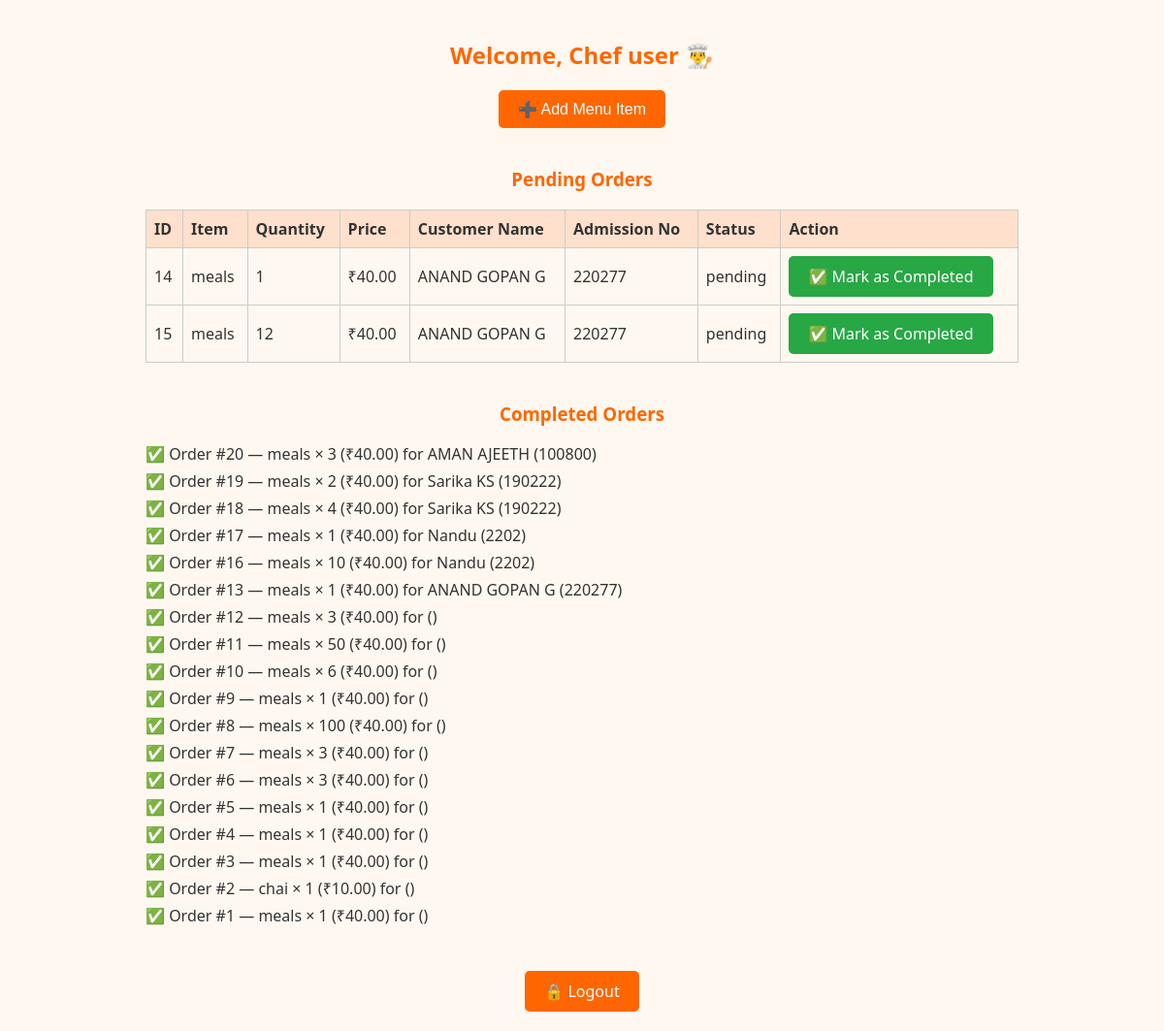
The page /chef/chefdashboard/ (signed in) on the database its author committed.
### chef/models.py (models this page shows, shortened)
class Order(models.Model):
    STATUS_CHOICES = (
        ('pending', 'Pending'),
        ('completed', 'Completed'),
    )
    student = models.ForeignKey(User, on_delete=models.CASCADE)
    menu_item = models.ForeignKey(MenuItem, on_delete=models.CASCADE)
    quantity = models.PositiveIntegerField(default=1)
    status = models.CharField(max_length=10, choices=STATUS_CHOICES, default='pending')
    timestamp = models.DateTimeField(auto_now_add=True)
    def __str__(self):
        return f'{self.menu_item.name} x {self.quantity} - {self.student.username}'

class MenuItem(models.Model):
    name = models.CharField(max_length=100)
    price = models.DecimalField(max_digits=6, decimal_places=2)

### users/models.py (models this page shows, shortened)
class UserProfile(models.Model):
    user = models.OneToOneField(User, on_delete=models.CASCADE)
    role = models.CharField(max_length=10, choices=ROLE_CHOICES)
    full_name = models.CharField(max_length=100, blank=True)
    admission_number = models.CharField(max_length=20, blank=True)

### chef/views.py (the view)
# urls.py: path('chefdashboard/',views.chef_queue,name="chef_dashboard_2"),
@login_required
def chef_queue(request):
    print("helllooo", flush=True)
    pending_orders = Order.objects.filter(status='pending').order_by('timestamp')
    completed_orders = Order.objects.filter(status='completed').order_by('-timestamp')
    print("hello")
    print(pending_orders)
    print(completed_orders)
    return render(request, 'test.html', {
        'pending_orders': pending_orders,
        'completed_orders': completed_orders
    })

### templates/test.html (shortened to what this page needs)
<!DOCTYPE html>
<html lang="en">
<head>
</head>
<body>
<div class="container">
    <h2>Welcome, Chef {{ request.user.username }} 👨‍🍳</h2>
    <form action="{% url 'add_menu_item' %}" method="get" style="margin-top: 20px;">
        <button type="submit" class="btn">➕ Add Menu Item</button>
    </form>
    <div class="section">
        <h3>Pending Orders</h3>
        {% if pending_orders %}
            <table class="table">
                <thead>
                    <tr>
                        <th>ID</th>
                        <th>Item</th>
                        <th>Quantity</th>
                        <th>Price</th>
                        <th>Customer Name</th>
                        <th>Admission No</th>
                        <th>Status</th>
                        <th>Action</th>
                    </tr>
                </thead>
                <tbody>
                    {% for order in pending_orders %}
                    <tr>
                        <td>{{ order.id }}</td>
                        <td>{{ order.menu_item.name }}</td>
                        <td>{{ order.quantity }}</td>
                        <td>₹{{ order.menu_item.price }}</td>
                        <td>{{ order.student.userprofile.full_name }}</td>
                        <td>{{ order.student.userprofile.admission_number }}</td>
                        <td>{{ order.status }}</td>
                        <td>
                            <a href="{% url 'mark_order_completed' order.id %}" class="btn btn-green">✅ Mark as Completed</a>
                        </td>
                    </tr>
                    {% endfor %}
                </tbody>
            </table>
        {% else %}
            <p style="color: #666;">No pending orders.</p>
        {% endif %}
    </div>
    <div class="section">
        <h3>Completed Orders</h3>
        {% if completed_orders %}
            <ul class="completed-list">
                {% for order in completed_orders %}
                <li>
                    ✅ Order #{{ order.id }} — {{ order.menu_item.name }} × {{ order.quantity }} (₹{{ order.menu_item.price }})
                    for {{ order.student.userprofile.full_name }} ({{ order.student.userprofile.admission_number }})
                </li>
                {% endfor %}
            </ul>
        {% else %}
            <p style="color: #666;">No completed orders yet.</p>
        {% endif %}
    </div>
    <div class="logout-link">
        <a href="{% url 'logout' %}" class="btn">🔒 Logout</a>
    </div>
</div>
</body>
</html>

### templates/test.html (style rules this page uses)
body { font-family: 'Segoe UI', Tahoma, Geneva, Verdana, sans-serif; margin: 0; padding: 20px; background-color: #fff8f0; color: #333; }
.container { max-width: 900px; margin: auto; text-align: center; }
h2, h3 { color: #ff6600; }
.btn { background-color: #ff6600; color: white; padding: 10px 20px; border: none; border-radius: 5px; font-size: 16px; cursor: pointer; text-decoration: none; display: inline-block; }
.btn-green { background-color: #28a745; }
.table { width: 100%; border-collapse: collapse; margin-top: 10px; text-align: left; }
.table th, .table td { border: 1px solid #ccc; padding: 8px; }
.table th { background-color: #ffe0cc; }
.completed-list { list-style: none; padding-left: 0; margin-top: 10px; }
.completed-list li { margin-bottom: 6px; text-align: left; }
.section { margin-top: 40px; }
.logout-link { margin-top: 30px; display: inline-block; }

### rows shown on the page
Order: id "14", menu_item.name "meals", quantity "1", menu_item.price "40.00", student.userprofile.full_name "ANAND GOPAN G", student.userprofile.admission_number "220277", status "pending"
Order: id "15", menu_item.name "meals", quantity "12", menu_item.price "40.00", student.userprofile.full_name "ANAND GOPAN G", student.userprofile.admission_number "220277", status "pending"
Order: id "20", menu_item.name "meals", quantity "3", menu_item.price "40.00", student.userprofile.full_name "AMAN AJEETH", student.userprofile.admission_number "100800"
Order: id "19", menu_item.name "meals", quantity "2", menu_item.price "40.00", student.userprofile.full_name "Sarika KS", student.userprofile.admission_number "190222"
Order: id "18", menu_item.name "meals", quantity "4", menu_item.price "40.00", student.userprofile.full_name "Sarika KS", student.userprofile.admission_number "190222"
Order: id "17", menu_item.name "meals", quantity "1", menu_item.price "40.00", student.userprofile.full_name "Nandu", student.userprofile.admission_number "2202"
Order: id "16", menu_item.name "meals", quantity "10", menu_item.price "40.00", student.userprofile.full_name "Nandu", student.userprofile.admission_number "2202"
Order: id "13", menu_item.name "meals", quantity "1", menu_item.price "40.00", student.userprofile.full_name "ANAND GOPAN G", student.userprofile.admission_number "220277"
Order: id "12", menu_item.name "meals", quantity "3", menu_item.price "40.00"
Order: id "11", menu_item.name "meals", quantity "50", menu_item.price "40.00"
Order: id "10", menu_item.name "meals", quantity "6", menu_item.price "40.00"
Order: id "9", menu_item.name "meals", quantity "1", menu_item.price "40.00"
Order: id "8", menu_item.name "meals", quantity "100", menu_item.price "40.00"
Order: id "7", menu_item.name "meals", quantity "3", menu_item.price "40.00"
Order: id "6", menu_item.name "meals", quantity "3", menu_item.price "40.00"
Order: id "5", menu_item.name "meals", quantity "1", menu_item.price "40.00"
Order: id "4", menu_item.name "meals", quantity "1", menu_item.price "40.00"
Order: id "3", menu_item.name "meals", quantity "1", menu_item.price "40.00"
Order: id "2", menu_item.name "chai", quantity "1", menu_item.price "10.00"
Order: id "1", menu_item.name "meals", quantity "1", menu_item.price "40.00"

### other values the page prints
{{ request.user.username }} "user"
